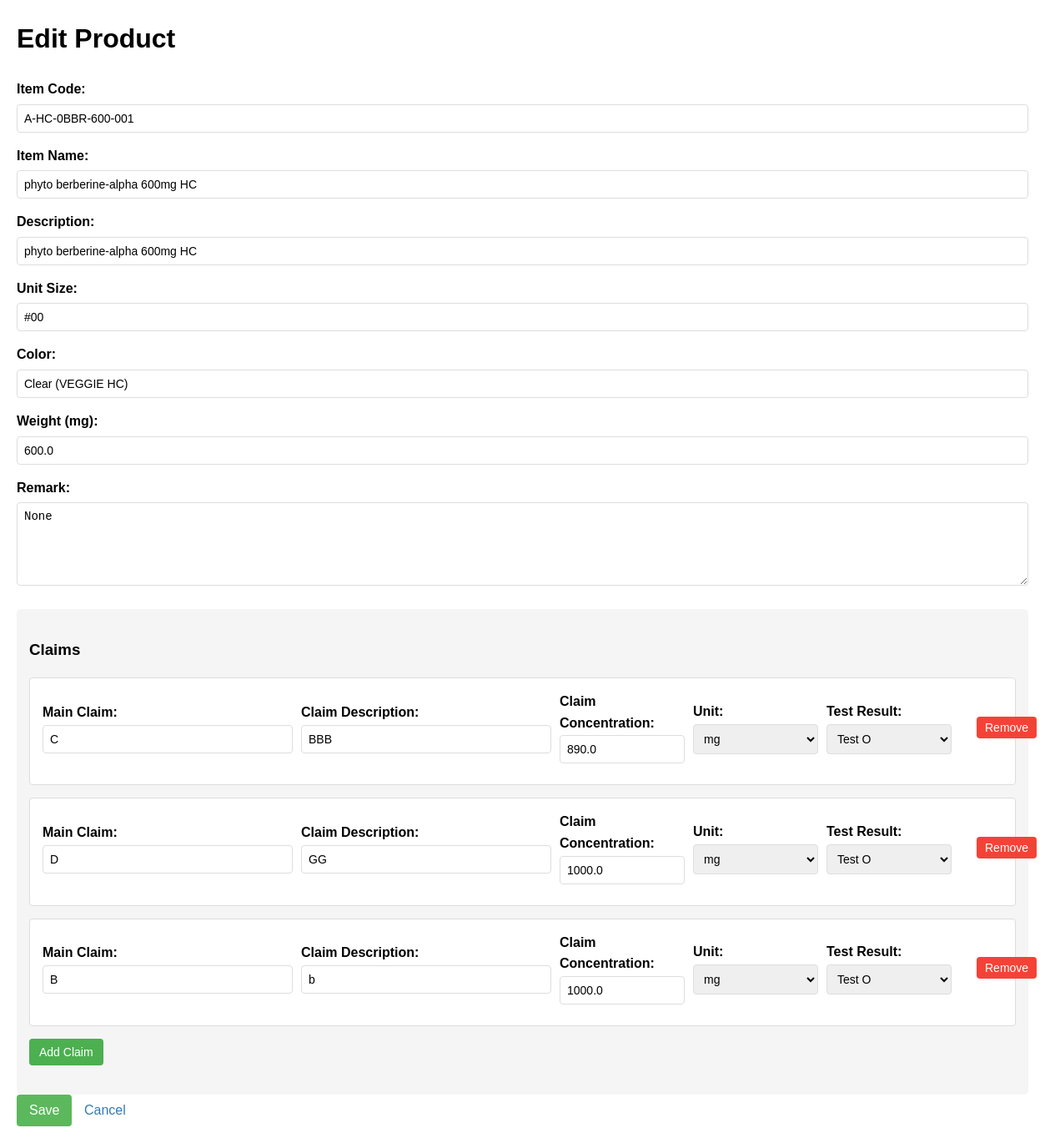
/edit/A-HC-0BBR-600-001 (signed in), run on the app's committed database.
### tables this page shows
CREATE TABLE products (
            id INTEGER PRIMARY KEY AUTOINCREMENT,
            item_code TEXT UNIQUE NOT NULL,
            item_name TEXT,
            description TEXT,
            unit_size TEXT,
            color TEXT,
            weight REAL
        , dosage TEXT, remark TEXT);

CREATE TABLE claims (
            id INTEGER PRIMARY KEY AUTOINCREMENT,
            product_id INTEGER,
            claim_main TEXT,
            claim_description TEXT,
            claim_concentration REAL, claim_unit TEXT DEFAULT 'mg', test_result TEXT,
            FOREIGN KEY (product_id) REFERENCES products(id) ON DELETE CASCADE
        );

### app.py (the view, shortened to what this page needs)
@app.route('/edit/<item_code>', methods=['GET', 'POST'])
def edit_product(item_code):
    if "role" not in session or session["role"] != "admin":
        flash("권한이 없습니다.", "danger")
        return redirect(url_for("index"))
    conn = sqlite3.connect(DB_FILE_PATH)
    cursor = conn.cursor()
    if request.method == 'GET':
        cursor.execute('SELECT * FROM products WHERE item_code = ?', (item_code,))
        product = cursor.fetchone()
        if not product:
            flash("해당 제품을 찾을 수 없습니다.", "danger")
            conn.close()
            return redirect(url_for("index"))
        cursor.execute('''
        SELECT claim_main, claim_description, claim_concentration, claim_unit, test_result
        FROM claims
        LEFT JOIN products ON claims.product_id = products.id
        WHERE products.item_code = ?
        ''', (item_code,))
        claims = cursor.fetchall()
        conn.close()
        claim_unit_options = ['mg', 'IU', 'mga-TE', 'mgRAE', 'mgNE', 'mgDFE']
        test_result_options = ['Test O', 'Test X', 'Input']
        return render_template('edit.html', product=product, claims=claims, claim_unit_options=claim_unit_options, test_result_options=test_result_options)

### app.py (called while the page is built)
@app.before_request
def require_login():
    allowed_routes = ["login", "autocomplete", "static"]
    if "role" not in session and request.endpoint not in allowed_routes and not request.path.startswith('/static'):
        return redirect(url_for("login"))

### templates/edit.html (shortened to what this page needs)
<!DOCTYPE html>
<html lang="en">
<head>
    <link rel="stylesheet" href="https://code.jquery.com/ui/1.12.1/themes/base/jquery-ui.css">
</head>
<body>
    <h1>Edit Product</h1>
    {% set role = session["role"]|default("viewer") %}
    <form method="post">
        <div class="form-group">
            <label for="item_code">Item Code:</label>
            <input type="text" id="item_code" name="item_code" value="{{ product[1] }}" readonly>
        </div>
        <div class="form-group">
            <label for="item_name">Item Name:</label>
            <input type="text" id="item_name" name="item_name" value="{{ product[2] }}">
        </div>
        <div class="form-group">
            <label for="description">Description:</label>
            <input type="text" id="description" name="description" value="{{ product[3] }}">
        </div>
        <div class="form-group">
            <label for="unit_size">Unit Size:</label>
            <input type="text" id="unit_size" name="unit_size" value="{{ product[4] }}">
        </div>
        <div class="form-group">
            <label for="color">Color:</label>
            <input type="text" id="color" name="color" value="{{ product[5] }}">
        </div>
        <div class="form-group">
            <label for="weight">Weight (mg):</label>
            <input type="number" id="weight" name="weight" step="any" value="{{ product[6] }}">
        </div>
        <div class="form-group">
            <label for="remark">Remark:</label>
            <textarea id="remark" name="remark" rows="4">{{ product[8] }}</textarea>
        </div>
        <div class="claims-container">
            <h3>Claims</h3>
            <div id="claims">
                {% for claim in claims %}
                <div class="claim">
                    <div class="claim-fields">
                        <div class="form-group">
                            <label>Main Claim:</label>
                            <input type="text" name="claim_main[]" class="claim-main-input" value="{{ claim[0] }}"
                                {% if role=="viewer" %}readonly class="readonly" {% endif %}>
                        </div>
                        <div class="form-group">
                            <label>Claim Description:</label>
                            <input type="text" name="claim_description[]" class="claim-description-input"
                                value="{{ claim[1] }}" {% if role=="viewer" %}readonly class="readonly" {% endif %}>
                        </div>
                        <div class="form-group">
                            <label>Claim Concentration:</label>
                            <input type="number" name="claim_concentration[]" step="any" value="{{ claim[2] }}"
                                {% if role=="viewer" %}readonly class="readonly" {% endif %}>
                        </div>
                        <div class="form-group">
                            <label>Unit:</label>
                            <select name="claim_unit[]" {% if role=="viewer" %}disabled class="readonly" {% endif %}>
                                <option value="mg" {% if claim[3] == 'mg' %}selected{% endif %}>mg</option>
                            </select>
                        </div>
                        <div class="form-group">
                            <label>Test Result:</label>
                            <select name="test_result[]" {% if role=="viewer" %}disabled class="readonly" {% endif %}>
                                <option value="Test O" {% if claim[4] == 'Test O' %}selected{% endif %}>Test O</option>
                            </select>
                        </div>
                        {% if role == "admin" %}
                        <button type="button" class="remove-claim" onclick="removeClaim(this)">Remove</button>
                        {% endif %}
                    </div>
                </div>
                {% endfor %}
            </div>
            {% if role == "admin" %}
            <button type="button" class="add-claim" onclick="addClaim()">Add Claim</button>
            {% endif %}
        </div>
        {% if role == "admin" %}
        <button type="submit">Save</button>
        {% endif %}
        <a href="{{ url_for('index') }}">Cancel</a>
    </form>
</body>
</html>

### templates/edit.html (style rules this page uses)
body { font-family: Arial, sans-serif; margin: 20px; line-height: 1.6; }
.form-group { margin-bottom: 15px; }
label { display: block; margin-bottom: 5px; font-weight: bold; }
input[type="text"], input[type="number"], textarea, select { width: 100%; padding: 8px; border: 1px solid #ddd; border-radius: 4px; box-sizing: border-box; font-size: 14px; }
textarea { resize: vertical; min-height: 100px; }
.claims-container { margin-top: 20px; background-color: #f5f5f5; padding: 15px; border-radius: 5px; }
.claim { border: 1px solid #ddd; padding: 15px; margin-bottom: 15px; border-radius: 4px; background-color: #ffffff; }
.remove-claim { background-color: #f44336; color: white; padding: 5px 10px; border: none; border-radius: 4px; cursor: pointer; font-size: 14px; margin-left: 20px; }
.add-claim { background-color: #4CAF50; color: white; padding: 8px 12px; border: none; border-radius: 4px; cursor: pointer; margin-bottom: 20px; font-size: 14px; }
button { background-color: #5cb85c; color: white; padding: 10px 15px; border: none; border-radius: 4px; cursor: pointer; font-size: 16px; }
a { color: #337ab7; text-decoration: none; margin-left: 10px; }
.claim-fields { display: flex; gap: 10px; margin-bottom: 10px; align-items: center; position: relative; padding-right: 80px; }
.claim-fields .form-group { margin-bottom: 0; }
.claim-fields .form-group label { margin-bottom: 2px; }
.claim-fields .form-group input { width: 300px; }
.claim-fields .form-group input[type="number"] { width: 150px; }
.claim-fields .form-group select { width: 150px; }

### data on the page
products: item_code "A-HC-0BBR-600-001", item_name "phyto berberine-alpha 600mg HC", description "phyto berberine-alpha 600mg HC", unit_size "#00", color "Clear (VEGGIE HC)", weight "600.0", remark "None"
claims: claim_main "C", claim_description "BBB", claim_concentration "890.0", claim_unit "mg", test_result "Test O"
claims: claim_main "D", claim_description "GG", claim_concentration "1000.0", claim_unit "mg", test_result "Test O"
claims: claim_main "B", claim_description "b", claim_concentration "1000.0", claim_unit "mg", test_result "Test O"
